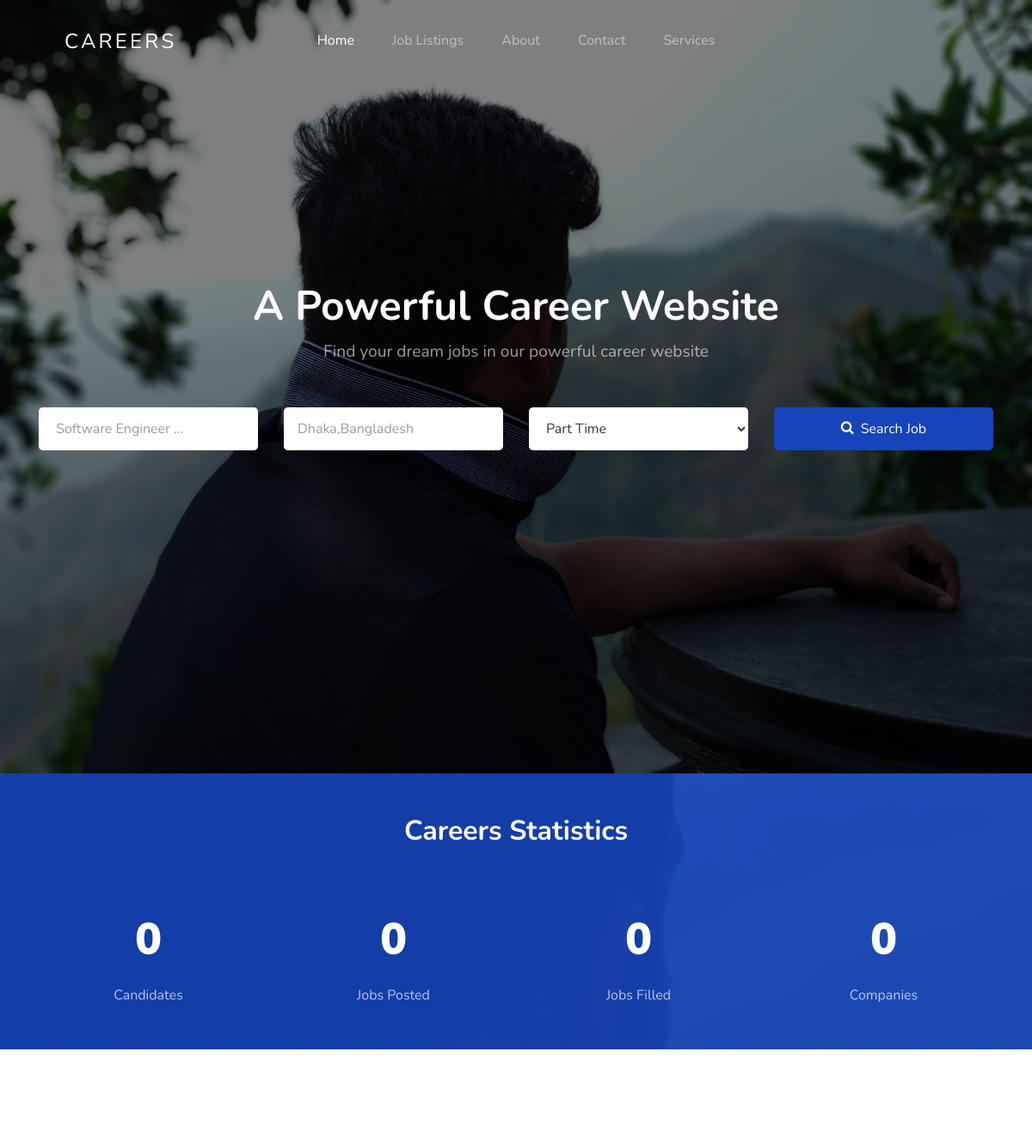
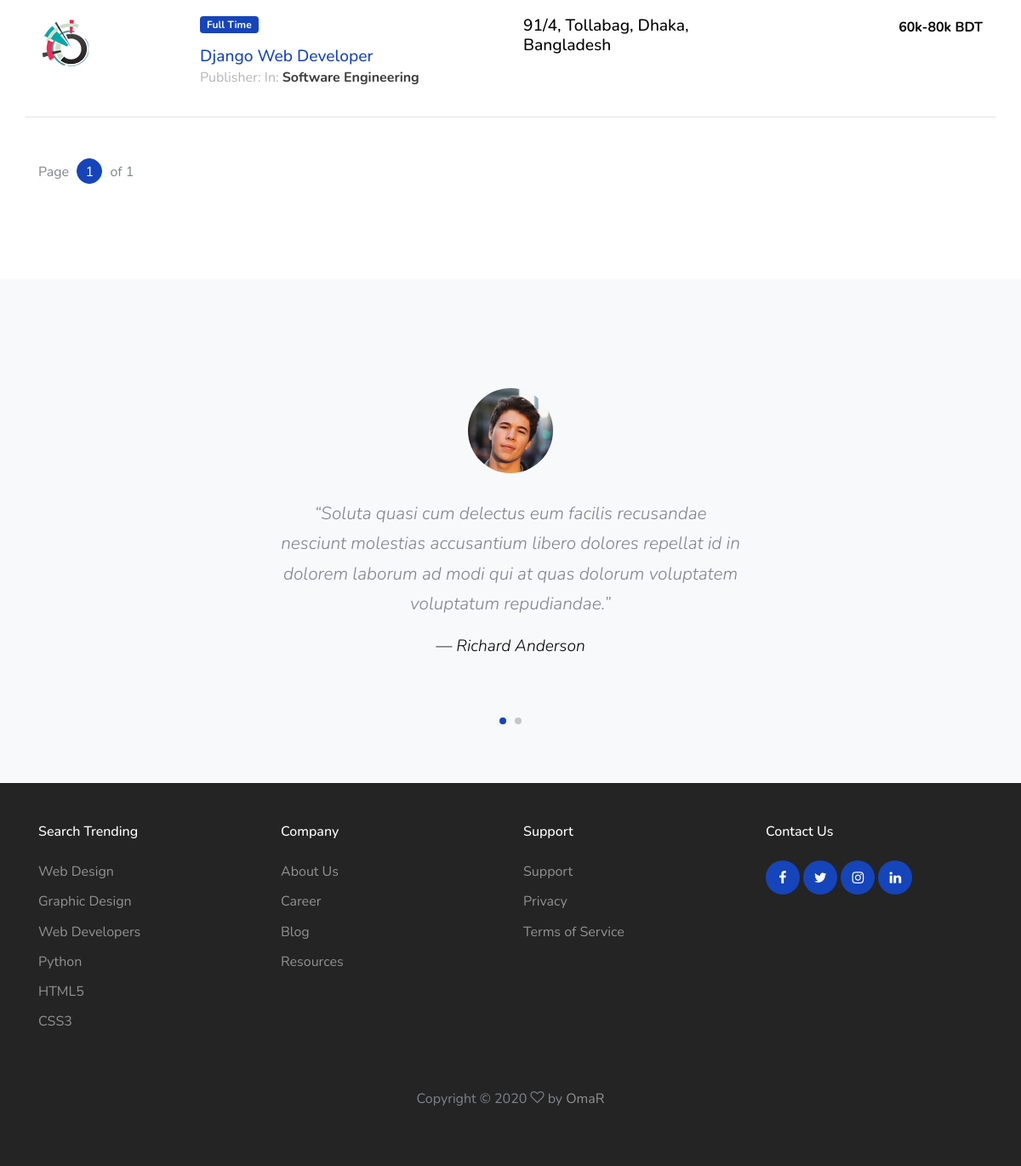
The page / on the database its author committed (2 pictures, top to bottom).
### jobs/models.py (models this page shows, shortened)
class JobListing(models.Model):
    user = models.ForeignKey(settings.AUTH_USER_MODEL, on_delete=models.CASCADE,
                             null=True, editable=False, blank=True)
    title = models.CharField(max_length=100)
    company_name = models.CharField(max_length=200)
    employment_status = models.CharField(choices=JOB_TYPE, max_length=10)
    vacancy = models.CharField(max_length=10, null=True)
    gender = models.CharField(choices=GENDER, max_length=30, null=True)
    category = models.CharField(choices=CATEGORY, max_length=30)
    description = models.TextField()
    responsibilities = models.TextField()
    experience = models.CharField(max_length=100)
    job_location = models.CharField(max_length=120)
    Salary = models.CharField(max_length=100, null=True, blank=True)
    image = models.ImageField(blank=True, upload_to='media', null=True)
    application_deadline = models.DateTimeField()
    published_on = models.DateTimeField(default=timezone.now)

### jobs/views.py (the view)
# urls.py: 2. Add a URL to urlpatterns:  path('', views.home, name='home')
def home(request):
    qs = JobListing.objects.all()
    jobs = JobListing.objects.all().count()
    user = User.objects.all().count()
    company_name = JobListing.objects.filter(company_name__startswith='P').count()
    paginator = Paginator(qs, 5)  # Show 5 jobs per page
    page = request.GET.get('page')
    try:
        qs = paginator.page(page)
    except PageNotAnInteger:
        qs = paginator.page(1)
    except EmptyPage:
        qs = paginator.page(paginator.num_pages)
    context = {
        'query': qs,
        'job_qs': jobs,
        'company_name': company_name,
        'candidates': user
    }
    return render(request, "home.html", context)

### templates/home.html (shortened to what this page needs)
{% extends 'base.html' %}
{% load static %}
{% block content %}
    <section class="home-section section-hero overlay bg-image"  style="background-image: url('{% static 'images/hero_1.jpg' %}');" id="home-section">
      <div class="container">
        <div class="row align-items-center justify-content-center">
          <div class="col-md-12">
            <div class="mb-5 text-center">
              <h1 class="text-white font-weight-bold">A Powerful Career Website </h1>
              <p>Find your dream jobs in our powerful career website </p>
            </div>
            <form id="job-main-form" method="get" action="{% url 'jobs:search' %}" class="search-jobs-form">
              <div class="row mb-5">
                <div class="col-12 col-sm-6 col-md-6 col-lg-3 mb-4 mb-lg-0">
                   <input type="text"  id="title" name="title" class="form-control form-control-lg" placeholder=" Software Engineer ... ">
                </div>
                <div class="col-12 col-sm-6 col-md-6 col-lg-3 mb-4 mb-lg-0">
                   <input    type="text" id="job_location" name="job_location" class="form-control form-control-lg" placeholder="Dhaka,Bangladesh">
                </div>
                <div class="col-12 col-sm-6 col-md-6 col-lg-3 mb-4 mb-lg-0">
                  <select id="employment_status" name="employment_status" class="form-control">
                    <option>Part Time</option>
                  </select>
                </div>
                <div class="col-12 col-sm-6 col-md-6 col-lg-3 mb-4 mb-lg-0">
                  <button type="submit" class="btn btn-primary btn-lg btn-block text-white btn-search"><span class="icon-search icon mr-2"></span>Search Job</button>
                </div>
              </div>
            </form>
          </div>
        </div>
      </div>
    </section>
    <section class="py-5 bg-image overlay-primary fixed overlay" style="background-image: url('images/hero_1.jpg');">
      <div class="container">
        <div class="row mb-5 justify-content-center">
          <div class="col-md-7 text-center">
            <h2 class="section-title mb-2 text-white">Careers Statistics</h2>
          </div>
        </div>
        <div class="row pb-0 block__19738 section-counter">
          <div class="col-6 col-md-6 col-lg-3 mb-5 mb-lg-0">
            <div class="d-flex align-items-center justify-content-center mb-2">
              <strong class="number" data-number="{{ candidates }}">0</strong>
            </div>
            <span class="caption">Candidates</span>
          </div>
          <div class="col-6 col-md-6 col-lg-3 mb-5 mb-lg-0">
            <div class="d-flex align-items-center justify-content-center mb-2">
              <strong class="number" data-number="{{ job_qs }}"> 0 </strong>
            </div>
            <span class="caption"> Jobs Posted</span>
          </div>
          <div class="col-6 col-md-6 col-lg-3 mb-5 mb-lg-0">
            <div class="d-flex align-items-center justify-content-center mb-2">
              <strong class="number" data-number="">0</strong>
            </div>
            <span class="caption">Jobs Filled</span>
          </div>
          <div class="col-6 col-md-6 col-lg-3 mb-5 mb-lg-0">
            <div class="d-flex align-items-center justify-content-center mb-2">
              <strong class="number" data-number="{{ company_name }}">0</strong>
            </div>
            <span class="caption">Companies</span>
          </div>
        </div>
      </div>
    </section>
    <section class="site-section">
     <div class="container">
        <div class="mb-5">
             {% for q in query %}
          <div class="row align-items-start job-item border-bottom pb-3 mb-3 pt-3">
            <div class="col-md-2">
              <a href="#"><img src="{% static 'images/featured-listing-1.jpg' %}" alt="Image" class="img-fluid"></a>
            </div>
            <div class="col-md-4">
              <span class="badge badge-primary px-2 py-1 mb-3">
                    {{ q.employment_status }}
              </span>
              <h2><a href="{% url 'jobs:job-single' q.id %}">{{ q.title }}</a> </h2>
              <p class="meta">Publisher: <strong>{{ q.user.first_name }} {{ q.user.last_name }}</strong> In: <strong>{{ q.category }}</strong></p>
            </div>
            <div class="col-md-3 text-left">
              <h3>{{ q.job_location }}</h3>
            </div>
            <div class="col-md-3 text-md-right">
              <strong class="text-black">{{ q.Salary }}</strong>
            </div>
          </div>
{% endfor %}
        </div>
        <div class="row pagination-wrap">
          <div class="col-md-6 text-center text-md-left">
            <div class="custom-pagination ml-auto">
              <div class="d-inline-block">
                Page <a href="#" class="active">{{ query.number }}</a> of  {{ query.paginator.num_pages }}
              </div>
            </div>
          </div>
        </div>
      </div>
    </section>
    <section class="bg-light pt-5 testimony-full">
        <div class="owl-carousel single-carousel">
          <div class="container">
            <div class="row">
              <div class="col-lg-6 mx-auto">
                <img class="img-fluid mx-auto" src="{% static 'images/person_1.jpg' %}" alt="Image">
                <blockquote>
                  <p>&ldquo;Soluta quasi cum delectus eum facilis recusandae nesciunt molestias accusantium libero dolores repellat id in dolorem laborum ad modi qui at quas dolorum voluptatem voluptatum repudiandae.&rdquo;</p>
                  <p><cite> &mdash; Richard Anderson</cite></p>
                </blockquote>
              </div>
            </div>
          </div>
      </div>
    </section>
{% endblock %}

### static/css/style.css (style rules this page uses)
body { font-weight: 400; font-size: 1rem; line-height: 1.7; position: relative; }
body:after { content: ""; position: absolute; top: 0; left: 0; right: 0; bottom: 0; background: rgba(0, 0, 0, 0.7); z-index: 100; opacity: 0; visibility: hidden; -webkit-transition: .3s all ease; -o-transition: .3s all ease; transition: .3s all ease; }
h1, h2, h3, h4 { color: #000; }
.site-section { padding-top: 7rem; padding-bottom: 7rem; position: relative; z-index: 2; }
.text-black { color: #000 !important; }
.home-section { position: relative; }
.home-section > .container { z-index: 2; position: relative; }
.home-section h1 { font-size: 3rem; color: #fff; font-weight: 200; }
.home-section p { font-size: 1.2rem; color: rgba(255, 255, 255, 0.6); }
.home-section .search-jobs-form .form-control, .home-section .search-jobs-form .btn-lg { height: calc(2em + 1rem + 2px); padding: 0.5rem 1rem; font-size: 1rem; line-height: 1.5; border-radius: 0.3rem; }
.home-section .search-jobs-form .btn-search > span { font-size: 1rem; position: relative; }
.home-section .search-jobs-form .form-control { background: #fff; border: transparent !important; color: #343a40; }
.bg-image { background-size: cover; background-position: center center; background-repeat: no-repeat; }
.bg-image.fixed { background-attachment: fixed; }
.bg-image.overlay-primary { position: relative; }
.bg-image.overlay-primary:before { position: absolute; content: ""; top: 0; left: 0; right: 0; bottom: 0; background: rgba(22, 68, 186, 0.9); z-index: 1; }
.bg-image.overlay-primary > .container { position: relative; z-index: 2; }
.testimony-full { text-align: center; padding: 8rem 0 !important; position: relative; }
.testimony-full img { width: 100px !important; border-radius: 50%; margin-bottom: 30px; }
.testimony-full blockquote { font-size: 1.3rem; font-style: italic; font-weight: 300; line-height: 1.7; }
.testimony-full blockquote cite { font-size: 1.2rem; color: #000; }
.section-title { font-size: 2rem; font-weight: 700; }
.section-hero, .section-hero > .container > .row { height: 100vh; min-height: 900px; }
.section-hero.overlay, .section-hero.overlay-2 { position: relative; }
.section-hero.overlay:before, .section-hero.overlay-2:before { z-index: 1; position: absolute; content: ""; top: 0; left: 0; right: 0; bottom: 0; background: rgba(0, 0, 0, 0.5); }
.section-hero > .container { z-index: 2; position: relative; }
.btn:after, .btn:before { display: none; }
.btn.btn-primary { color: #fff; }
.custom-pagination a { width: 30px; height: 30px; line-height: 30px; display: inline-block; border-radius: 50%; border: 1px solid #dee2e6; text-align: center; margin: 0 5px; text-decoration: none; }
.custom-pagination a.active, .custom-pagination a:hover { background: #1644ba; color: #fff; border-color: #1644ba; }
.block__19738 { text-align: center; }
.block__19738 .number { font-size: 3.2rem; font-weight: 900; color: #fff; }
.block__19738 .caption { font-size: 1rem; display: block; color: rgba(255, 255, 255, 0.7); }
.single-carousel img { max-width: 400px; margin-left: auto; }
.job-item h2, .job-item h3 { font-size: 1.2rem; margin-bottom: 0; }
.job-item .meta { color: #b5b5b5; }
.job-item .meta strong { color: #3c3c3c; }

### rows shown on the page
JobListing: employment_status "Full Time", title "Django Web Developer", category "Software Engineering", job_location "91/4, Tollabag, Dhaka, Bangladesh", Salary "60k-80k BDT"

### other values the page prints
{{ query.number }} "1"
{{ query.paginator.num_pages }} "1"
